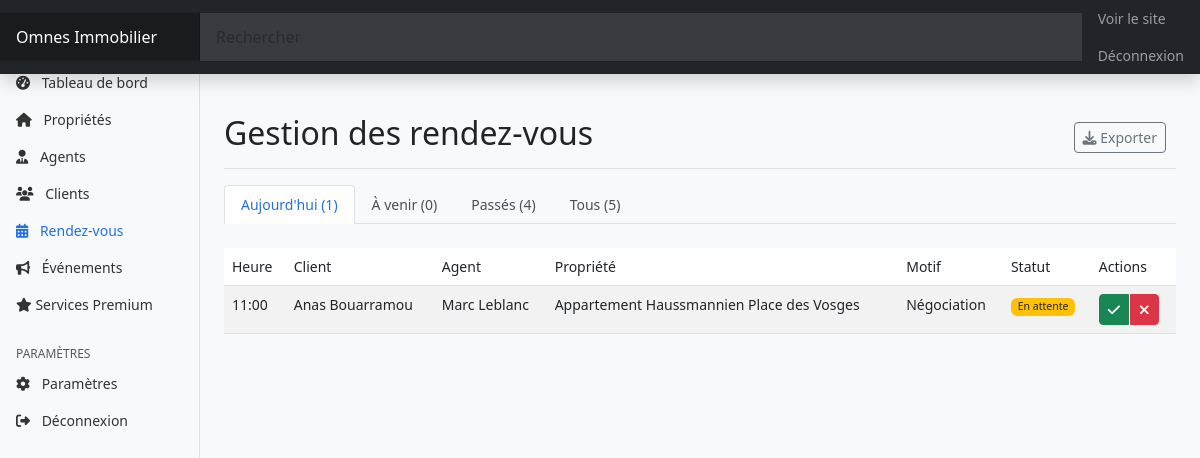
The app's page /admin/appointments.php (signed in) with its own data.
### tables this page shows
CREATE TABLE `Rendez_Vous` (
  `id_rdv` int NOT NULL,
  `id_client` int NOT NULL,
  `id_agent` int NOT NULL,
  `id_propriete` int NOT NULL,
  `date` date NOT NULL,
  `heure` time NOT NULL,
  `motif` text,
  `statut` enum('confirmé','annulé','en attente') DEFAULT 'en attente',
  `commentaire` text
);

CREATE TABLE `Utilisateur` (
  `id_utilisateur` int NOT NULL,
  `email` varchar(100) NOT NULL,
  `mot_de_passe` varchar(255) NOT NULL,
  `nom` varchar(50) NOT NULL,
  `prenom` varchar(50) NOT NULL,
  `telephone` varchar(20) DEFAULT NULL,
  `date_inscription` datetime DEFAULT CURRENT_TIMESTAMP,
  `type_utilisateur` enum('client','agent','admin') NOT NULL,
  `statut` enum('actif','inactif') DEFAULT 'actif'
);

CREATE TABLE `Propriete` (
  `id_propriete` int NOT NULL,
  `titre` varchar(255) NOT NULL,
  `description` text,
  `prix` decimal(10,2) NOT NULL,
  `surface` decimal(10,2) DEFAULT NULL,
  `nb_pieces` int DEFAULT NULL,
  `nb_chambres` int DEFAULT NULL,
  `nb_salles_bain` int DEFAULT NULL,
  `etage` int DEFAULT NULL,
  `balcon` tinyint(1) DEFAULT '0',
  `parking` tinyint(1) DEFAULT '0',
  `ascenseur` tinyint(1) DEFAULT '0',
  `adresse` varchar(255) NOT NULL,
  `ville` varchar(100) NOT NULL,
  `code_postal` varchar(20) NOT NULL,
  `pays` varchar(50) NOT NULL,
  `statut` enum('disponible','vendu','loué') DEFAULT 'disponible',
  `type_propriete` enum('résidentiel','commercial','terrain','location') NOT NULL,
  `date_ajout` datetime DEFAULT CURRENT_TIMESTAMP,
  `id_agent` int NOT NULL
);

### classes/database.php (called while the page is built, shortened)
<?php
class Database {
    private $dbh;
    private $stmt;
    public function __construct() {
        $this->host = DB_HOST;
        $this->port = DB_PORT;
        $this->user = DB_USER;
        $this->pass = DB_PASS;
        $this->dbname = DB_NAME;
        $dsn = 'mysql:host=' . $this->host . ';port=' . $this->port . ';dbname=' . $this->dbname . ';charset=utf8mb4';
        $options = array(
            PDO::ATTR_PERSISTENT => true,
            PDO::ATTR_ERRMODE => PDO::ERRMODE_EXCEPTION,
            PDO::ATTR_DEFAULT_FETCH_MODE => PDO::FETCH_OBJ
        );
        try {
            $this->dbh = new PDO($dsn, $this->user, $this->pass, $options);
        } catch(PDOException $e) {
            $this->error = $e->getMessage();
            error_log("Erreur de connexion à la base de données : " . $this->error);
            throw new Exception("Erreur de connexion à la base de données");
        }
    }
    public function query($query) {
        $this->stmt = $this->dbh->prepare($query);
    }
    public function execute() {
        try {
            return $this->stmt->execute();
        } catch(PDOException $e) {
            $this->error = $e->getMessage();
            error_log("Erreur d'exécution de requête : " . $this->error);
            return false;
        }
    }
    public function resultSet() {
        $this->execute();
        return $this->stmt->fetchAll();
    }
}
?>

### config/init.php (called while the page is built, shortened)
<?php
require_once BASE_PATH . 'config/database.php';
function format_time($time) {
    return date('H:i', strtotime($time));
}

### admin/appointments.php (the view, shortened to what this page needs)
<?php
require_once BASE_PATH . 'config/init.php';
function getAllAppointments() {
    $db = new Database();
    $db->query('SELECT r.*,
                p.titre as property_title,
                c.id_client, ca.nom as client_nom, ca.prenom as client_prenom,
                a.id_agent, aa.nom as agent_nom, aa.prenom as agent_prenom
                FROM Rendez_Vous r
                INNER JOIN Propriete p ON r.id_propriete = p.id_propriete
                INNER JOIN Client c ON r.id_client = c.id_client
                INNER JOIN Utilisateur ca ON c.id_utilisateur = ca.id_utilisateur
                INNER JOIN Agent_Immobilier a ON r.id_agent = a.id_agent
                INNER JOIN Utilisateur aa ON a.id_utilisateur = aa.id_utilisateur
                ORDER BY r.date DESC, r.heure DESC');
    return $db->resultSet();
}
$all_appointments = getAllAppointments();
$today = [];
$upcoming = [];
$past = [];
foreach ($all_appointments as $rdv) {
    $date = $rdv->date;
    $today_date = date('Y-m-d');
    if ($date == $today_date) {
        $today[] = $rdv;
    } elseif ($date > $today_date) {
        $upcoming[] = $rdv;
    } else {
        $past[] = $rdv;
    }
}
include BASE_PATH . 'admin/includes/header.php';
?>
<div class="container-fluid">
    <div class="row">
        <?php include BASE_PATH . 'admin/includes/sidebar.php'; ?>
        <main class="col-md-9 ms-sm-auto col-lg-10 px-md-4">
            <div class="d-flex justify-content-between flex-wrap flex-md-nowrap align-items-center pt-3 pb-2 mb-3 border-bottom">
                <h1 class="h2">Gestion des rendez-vous</h1>
                <div class="btn-toolbar mb-2 mb-md-0">
                    <div class="btn-group me-2">
                        <button type="button" class="btn btn-sm btn-outline-secondary" onclick="exportTable()">
                            <i class="fas fa-download"></i> Exporter
                        </button>
                    </div>
                </div>
            </div>
            <ul class="nav nav-tabs mb-4" id="appointmentTabs" role="tablist">
                <li class="nav-item" role="presentation">
                    <button class="nav-link active" id="today-tab" data-bs-toggle="tab" data-bs-target="#today" type="button" role="tab" aria-controls="today" aria-selected="true">
                        Aujourd'hui (<?php echo count($today); ?>)
                    </button>
                </li>
                <li class="nav-item" role="presentation">
                    <button class="nav-link" id="upcoming-tab" data-bs-toggle="tab" data-bs-target="#upcoming" type="button" role="tab" aria-controls="upcoming" aria-selected="false">
                        À venir (<?php echo count($upcoming); ?>)
                    </button>
                </li>
                <li class="nav-item" role="presentation">
                    <button class="nav-link" id="past-tab" data-bs-toggle="tab" data-bs-target="#past" type="button" role="tab" aria-controls="past" aria-selected="false">
                        Passés (<?php echo count($past); ?>)
                    </button>
                </li>
                <li class="nav-item" role="presentation">
                    <button class="nav-link" id="all-tab" data-bs-toggle="tab" data-bs-target="#all" type="button" role="tab" aria-controls="all" aria-selected="false">
                        Tous (<?php echo count($all_appointments); ?>)
                    </button>
                </li>
            </ul>
            <div class="tab-content" id="appointmentTabsContent">
                <div class="tab-pane fade show active" id="today" role="tabpanel" aria-labelledby="today-tab">
                    <?php if (!empty($today)) : ?>
                        <div class="table-responsive">
                            <table class="table table-striped table-hover">
                                <thead>
                                    <tr>
                                        <th>Heure</th>
                                        <th>Client</th>
                                        <th>Agent</th>
                                        <th>Propriété</th>
                                        <th>Motif</th>
                                        <th>Statut</th>
                                        <th>Actions</th>
                                    </tr>
                                </thead>
                                <tbody>
                                    <?php foreach ($today as $rdv) : ?>
                                        <tr>
                                            <td><?php echo format_time($rdv->heure); ?></td>
                                            <td><?php echo htmlspecialchars($rdv->client_prenom . ' ' . $rdv->client_nom); ?></td>
                                            <td><?php echo htmlspecialchars($rdv->agent_prenom . ' ' . $rdv->agent_nom); ?></td>
                                            <td><?php echo htmlspecialchars($rdv->property_title); ?></td>
                                            <td><?php echo htmlspecialchars($rdv->motif); ?></td>
                                            <td>
                                                <span class="badge bg-<?php echo $rdv->statut == 'confirmé' ? 'success' : ($rdv->statut == 'annulé' ? 'danger' : 'warning'); ?>">
                                                    <?php echo ucfirst($rdv->statut); ?>
                                                </span>
                                            </td>
                                            <td>
                                                <?php if ($rdv->statut == 'en attente') : ?>
                                                    <div class="btn-group">
                                                        <a href="/omnes-immobilier/admin/appointments.php?action=confirm&id=<?php echo $rdv->id_rdv; ?>" class="btn btn-sm btn-success" title="Confirmer">
                                                            <i class="fas fa-check"></i>
                                                        </a>
                                                        <a href="/omnes-immobilier/admin/appointments.php?action=cancel&id=<?php echo $rdv->id_rdv; ?>" class="btn btn-sm btn-danger" title="Annuler" onclick="return confirm('Êtes-vous sûr de vouloir annuler ce rendez-vous ?')">
                                                            <i class="fas fa-times"></i>
                                                        </a>
                                                    </div>
                                                <?php elseif ($rdv->statut == 'confirmé') : ?>
                                                    <a href="/omnes-immobilier/admin/appointments.php?action=cancel&id=<?php echo $rdv->id_rdv; ?>" class="btn btn-sm btn-danger" title="Annuler" onclick="return confirm('Êtes-vous sûr de vouloir annuler ce rendez-vous ?')">
                                                        <i class="fas fa-times"></i>
                                                    </a>
                                                <?php else : ?>
                                                    -
                                                <?php endif; ?>
                                            </td>
                                        </tr>
                                    <?php endforeach; ?>
                                </tbody>
                            </table>
                        </div>
                    <?php else : ?>
                        <div class="alert alert-info">
                            Aucun rendez-vous prévu aujourd'hui.
                        </div>
                    <?php endif; ?>
                </div>
            </div>
        </main>
    </div>
</div>
<?php include BASE_PATH . 'admin/includes/footer.php'; ?>

### assets/css/admin.css (style rules this page uses)
body { font-size: .875rem; background-color: #f8f9fa; }
main { padding-top: 1.5rem; }
.table th { font-weight: 500; border-top: none; }
.badge { font-weight: 500; padding: 0.35em 0.65em; }
.nav-tabs .nav-link { color: #495057; border: 1px solid transparent; border-top-left-radius: 0.25rem; border-top-right-radius: 0.25rem; }
.nav-tabs .nav-link.active { color: #2470dc; background-color: #fff; border-color: #dee2e6 #dee2e6 #fff; }
.btn-group .btn { margin-right: 2px; }
.btn-outline-secondary { color: #6c757d; border-color: #6c757d; }
.badge.bg-warning { background-color: #ffc107 !important; color: #212529; }

### records on screen
rendez_vous: heure "11:00", utilisateur.prenom+nom "Anas Bouarramou", utilisateur.prenom+nom "Marc Leblanc", id_propriete.titre "Appartement Haussmannien Place des Vosges", motif "Négociation", statut "En attente"

### other values on screen
count($today) "1"
count($upcoming) "0"
count($past) "4"
count($all_appointments) "5"
